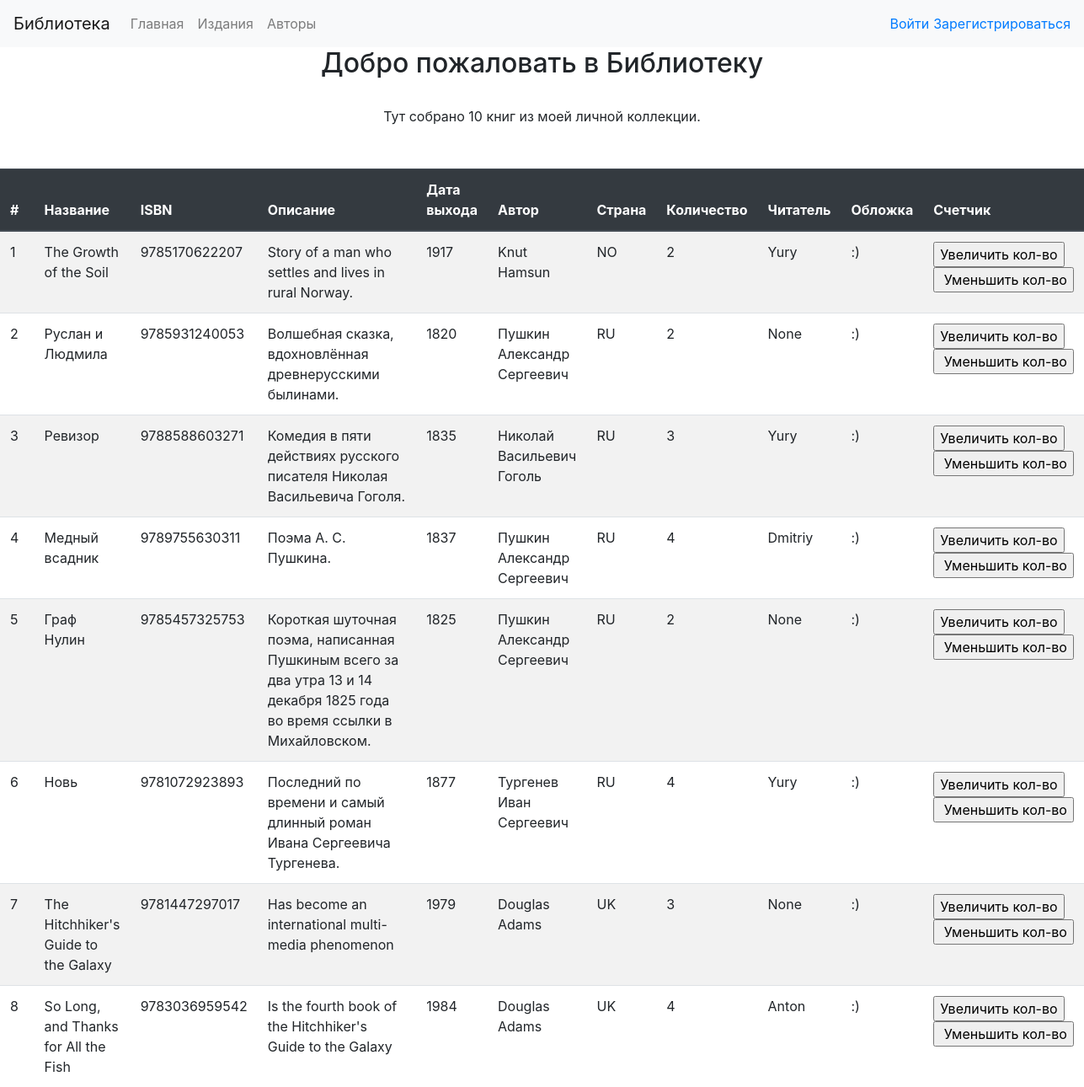
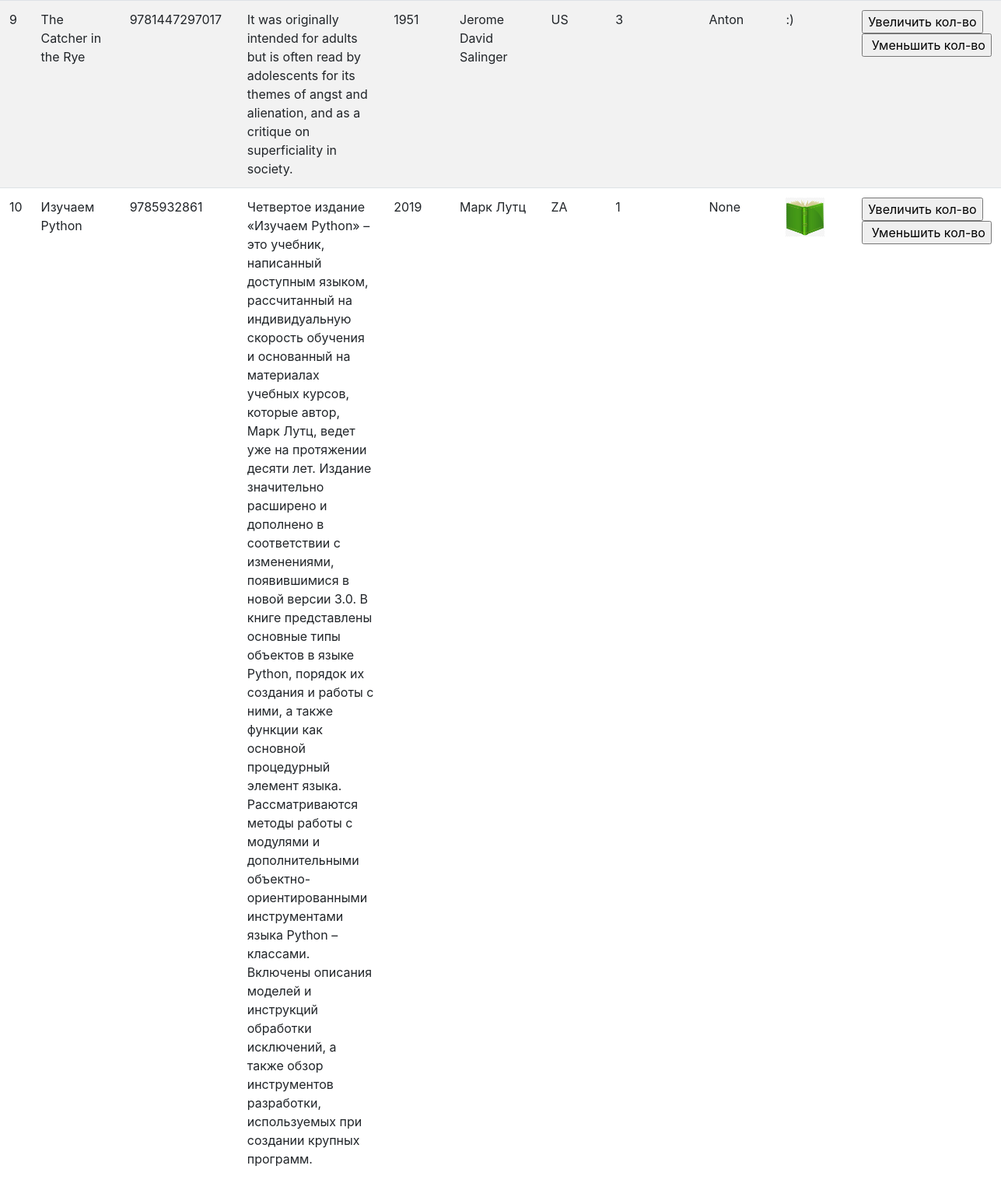
The page / on the database its author committed (2 pictures, top to bottom).
### p_libruary/models.py (models this page shows, shortened)
class Book(models.Model):
    ISBN = models.CharField(max_length=13)
    title = models.TextField()
    description = models.TextField()
    year_release = models.SmallIntegerField()
    author = models.ForeignKey(Author, on_delete=models.CASCADE)
    copy_count = models.SmallIntegerField(default=1)
    image = models.ImageField(upload_to='media/picture', blank=True)
    price = models.DecimalField(max_digits=10, decimal_places=2)
    publisher = models.ForeignKey(Publisher, on_delete=models.CASCADE, null=True, blank=True)
    reader = models.ForeignKey(Friend, on_delete=models.SET_NULL, null=True, blank=True, related_name='books')

class Author(models.Model):
    full_name = models.TextField()
    birth_year = models.SmallIntegerField()
    country = models.CharField(max_length=2)

class Friend(models.Model):
    name = models.TextField(max_length=128)
    def __str__(self):
        return self.name

### p_libruary/views.py (the view)
# urls.py: path('', index, name='index'),
def index(request):
    template = loader.get_template('index.html')
    books = Book.objects.all()
    biblio_data = {
        "title": "Библиотеку",
        "books": books,
    }
    return HttpResponse(template.render(biblio_data, request))

### p_libruary/templates/index.html (shortened to what this page needs)
{% extends 'base.html' %}
{% block head %}
    {% load static %}
    <head>
        <link rel="stylesheet" href="{% static 'style.css' %}">
    </head>
{% endblock %}
{% load custom_filter %}
{% block content %}
<h2 class="title">Добро пожаловать в {{ title }} </h2><br>
<p class="title">Тут собрано {{ books| length }} книг из моей личной коллекции.</p>
<table class="table table-striped">
    <thead class="thead-dark">
        <tr>
            <th scope="col">#</th>
            <th scope="col">Название</th>
            <th scope="col">ISBN</th>
            <th scope="col">Описание</th>
            <th scope="col">Дата выхода</th>
            <th scope="col">Автор</th>
            <th scope="col">Страна</th>
            <th scope="col">Количество</th>
            <th scope="col">Читатель</th>
            <th scope="col">Обложка</th>
            <th scope="col">Счетчик</th>
        </tr>
    </thead>
    {% for book in books %}
    <tr>
        <td>{{ forloop.counter }}</td>
        <td>{{ book.title }}</td>
        <td>{{ book.ISBN }}</td>
        <td>{{ book.description }}</td>
        <td>{{ book.year_release }}</td>
        <td>{{ book.author.full_name }}</td>
        <td>{{ book.author.country }}</td>
        <td>{{ book.copy_count }}</td>
        <td>{{ book.reader }}</td>
        <td>
            {% if book.image %}
                <img src='{{ book.image.url }}' alt="Wrap's picture"></td>
            {% else %}
                <p>:)</p>
            {% endif %}
        <td>
            <form action="/index/book_increment/" method="post" enctype="multipart/form-data">
                <input type="submit" value="Увеличить кол-во"/>
            </form>
            <form action="/index/book_decrement/" method="post" enctype="multipart/form-data">
                <input type="submit" value=" Уменьшить кол-во"/>
            </form>
        </td>
    </tr>
    {% endfor %}
</table>
{% endblock %}

### static/style.css (style rules this page uses)
img { height: 50px; width: 50px; }
.table { margin-top: 50px; }
.title { display: flex; justify-content: center; }

### rows shown on the page
Book: title "The Growth of the Soil", ISBN "9785170622207", description "Story of a man who settles and lives in rural Norway.", year_release "1917", author.full_name "Knut Hamsun", author.country "NO", copy_count "2", reader "Yury"
Book: title "Руслан и Людмила", ISBN "9785931240053", description "Волшебная сказка, вдохновлённая древнерусскими былинами.", year_release "1820", author.full_name "Пушкин Александр Сергеевич", author.country "RU", copy_count "2", reader "None"
Book: title "Ревизор", ISBN "9788588603271", description "Комедия в пяти действиях русского писателя Николая Васильевича Гоголя.", year_release "1835", author.full_name "Николай Васильевич Гоголь", author.country "RU", copy_count "3", reader "Yury"
Book: title "Медный всадник", ISBN "9789755630311", description "Поэма А. С. Пушкина.", year_release "1837", author.full_name "Пушкин Александр Сергеевич", author.country "RU", copy_count "4", reader "Dmitriy"
Book: title "Граф Нулин", ISBN "9785457325753", description "Короткая шуточная поэма, написанная Пушкиным всего за два утра 13 и 14 декабря 1825 года во время ссылки в Михайловском.", year_release "1825", author.full_name "Пушкин Александр Сергеевич", author.country "RU", copy_count "2", reader "None"
Book: title "Новь", ISBN "9781072923893", description "Последний по времени и самый длинный роман Ивана Сергеевича Тургенева.", year_release "1877", author.full_name "Тургенев Иван Сергеевич", author.country "RU", copy_count "4", reader "Yury"
Book: title "The Hitchhiker's Guide to the Galaxy", ISBN "9781447297017", description "Has become an international multi-media phenomenon", year_release "1979", author.full_name "Douglas Adams", author.country "UK", copy_count "3", reader "None"
Book: title "So Long, and Thanks for All the Fish", ISBN "9783036959542", description "Is the fourth book of the Hitchhiker's Guide to the Galaxy", year_release "1984", author.full_name "Douglas Adams", author.country "UK", copy_count "4", reader "Anton"
Book: title "The Catcher in the Rye", ISBN "9781447297017", description "It was originally intended for adults but is often read by adolescents for its themes of angst and alienation, and as a critique on superficiality in society.", year_release "1951", author.full_name "Jerome David Salinger", author.country "US", copy_count "3", reader "Anton"
Book: title "Изучаем Python", ISBN "9785932861", description "Четвертое издание «Изучаем Python» – это учебник, написанный доступным языком, рассчитанный на индивидуальную скорость обучения и основанный на материалах учебных курсов, которые автор, Марк Лутц, ведет уже на протяжении десяти лет. Издание значительно расширено и дополнено в соответствии с изменениями, появившимися в новой версии 3.0. В книге представлены основные типы объектов в языке Python, порядок их создания и работы с ними, а также функции как основной процедурный элемент языка. Рассматриваются методы работы с модулями и дополнительными объектно-ориентированными инструментами языка Python – классами. Включены описания моделей и инструкций обработки исключений, а также обзор…", year_release "2019", author.full_name "Марк Лутц", author.country "ZA", copy_count "1", reader "None", image (picture)

### other values the page prints
{{ title }} "Библиотеку"
{{ books| length }} "10"
